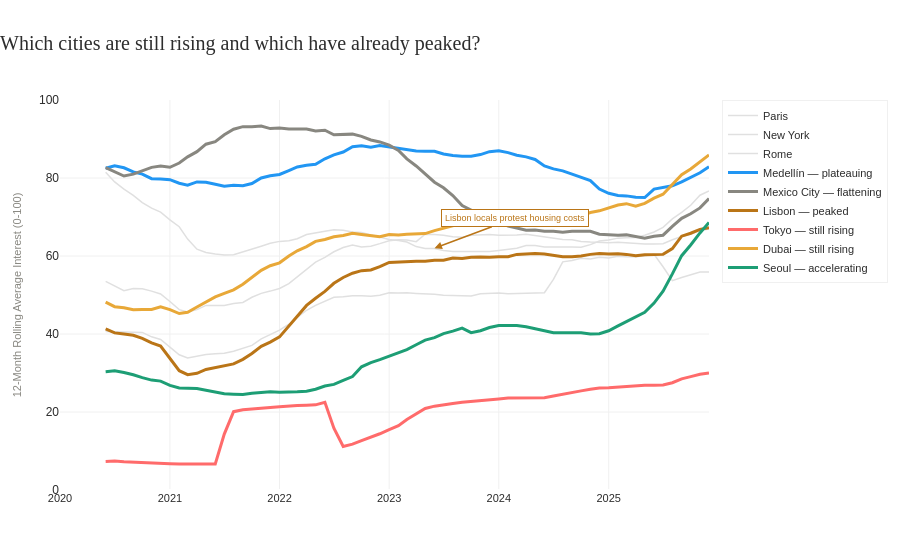

Notebook code cell kept with this figure:
### Markdown cell above
## Act 3 — The Overtourism Signal

There is a specific kind of city problem that tourism boards 
do not put in their annual reports. It happens when a place 
gets so popular that the people who loved it first stop 
talking about it. When the content gets repetitive. When 
the locals start resenting the cameras. When the city goes 
from discovery to destination to obligation on every travel 
influencer's checklist. The search interest doesn't disappear 
overnight. It plateaus. And then it quietly starts to slide.

Lisbon knows this story. It was named Time Out's best city 
in 2022 and search interest spiked accordingly. Within 
eighteen months locals were protesting in the streets about 
housing costs driven by Airbnb and the government was 
scrambling to regulate short term rentals. The city got 
exactly what it wished for and immediately started 
wondering if it had made a mistake.

The question this analysis asks is whether that plateauing 
is visible in the data before it becomes a headline. 
Can Google Trends show the moment a city tips from 
aspirational to oversaturated? And which cities in this 
dataset are currently showing those early warning signs?

The chart below plots the 12 month rolling average for each 
city to smooth out seasonal noise and reveal the underlying 
trajectory. Rising line means the city is still building. 
Flattening line means it has arrived. Declining line means 
something more interesting is happening.

### Code cell
# === CHART 3: THE OVERTOURISM SIGNAL ===

# Categorise cities
spotlight = {
    'Medellín'   : {'color': city_colors['Medellín'],  'label': 'Medellín — plateauing'},
    'Mexico City': {'color': city_colors['Mexico City'],'label': 'Mexico City — flattening'},
    'Lisbon'     : {'color': city_colors['Lisbon'],     'label': 'Lisbon — peaked'},
    'Tokyo'      : {'color': city_colors['Tokyo'],      'label': 'Tokyo — still rising'},
    'Dubai'      : {'color': city_colors['Dubai'],      'label': 'Dubai — still rising'},
    'Seoul'      : {'color': city_colors['Seoul'],      'label': 'Seoul — accelerating'},
}

background = ['Paris', 'New York', 'Rome']

fig = go.Figure()

# Background cities — grey and thin
for city in background:
    city_data = df_trends[df_trends['City'] == city].copy()
    city_data = city_data.sort_values('Month')
    city_data['rolling_avg'] = city_data['Interest'].rolling(
        window=12, min_periods=6).mean()

    fig.add_trace(go.Scatter(
        x=city_data['Month'],
        y=city_data['rolling_avg'],
        mode='lines',
        name=city,
        line=dict(color='#e0e0e0', width=1.5),
        hovertemplate=(
            f"<b>{city}</b><br>"
            "Month: %{x|%B %Y}<br>"
            "12-month avg: %{y:.1f}<extra></extra>"
        ),
        showlegend=True
    ))

# Spotlight cities — coloured and bold
for city, props in spotlight.items():
    city_data = df_trends[df_trends['City'] == city].copy()
    city_data = city_data.sort_values('Month')
    city_data['rolling_avg'] = city_data['Interest'].rolling(
        window=12, min_periods=6).mean()

    fig.add_trace(go.Scatter(
        x=city_data['Month'],
        y=city_data['rolling_avg'],
        mode='lines',
        name=props['label'],
        line=dict(color=props['color'], width=3),
        hovertemplate=(
            f"<b>{city}</b><br>"
            "Month: %{x|%B %Y}<br>"
            "12-month avg: %{y:.1f}<extra></extra>"
        )
    ))

# Lisbon annotation
fig.add_annotation(
    x='2023-06-01',
    y=62,
    text="Lisbon locals protest housing costs",
    showarrow=True,
    arrowhead=2,
    arrowwidth=1.5,
    arrowcolor=city_colors['Lisbon'],
    font=dict(size=9, color=city_colors['Lisbon'], family='Arial'),
    bgcolor='white',
    bordercolor=city_colors['Lisbon'],
    borderwidth=1,
    borderpad=3,
    ax=80,
    ay=-30
)

fig.update_layout(
    title=dict(
        text='Which cities are still rising and which have already peaked?',
        font=dict(size=20, color='#2d2d2d', family='Arial Black'),
        x=0, pad=dict(b=20)
    ),
    xaxis=dict(
        gridcolor='#f0f0f0',
        tickformat='%Y',
        dtick='M12',
        tickfont=dict(size=11, family='Arial')
    ),
    yaxis=dict(
        title=dict(
            text='12-Month Rolling Average Interest (0-100)',
            font=dict(size=11, color='#888780')
        ),
        gridcolor='#f0f0f0',
        range=[0, 100]
    ),
    plot_bgcolor='white',
    paper_bgcolor='white',
    height=550,
    margin=dict(l=60, r=40, t=100, b=60),
    font=dict(family='Arial', color='#2d2d2d'),
    legend=dict(
        bordercolor='#f0f0f0',
        borderwidth=1,
        font=dict(size=11)
    ),
    hoverlabel=dict(
        bgcolor='grey',
        bordercolor='#f0f0f0',
        font=dict(size=12, family='Arial'),
        namelength=-1
    )
)

fig.write_html('charts/chart3_overtourism_signal.html')
fig.write_image('charts/chart3_overtourism_signal.png',
                width=1200, height=550, scale=2)
fig.show()
print("Chart 3 saved.")
